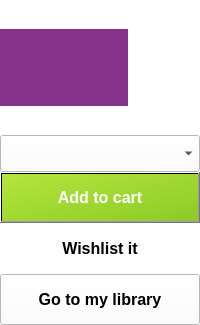
            <widget class="QWidget" name="productPrice" native="true">
             <property name="styleSheet">
              <string notr="true">background: white;
padding: 16px 20px 24px 20px;</string>
             </property>
             <layout class="QGridLayout" name="productPriceLayout">
              <property name="leftMargin">
               <number>0</number>
              </property>
              <property name="topMargin">
               <number>0</number>
              </property>
              <property name="rightMargin">
               <number>0</number>
              </property>
              <property name="bottomMargin">
               <number>0</number>
              </property>
              <property name="spacing">
               <number>0</number>
              </property>
              <item row="1" column="1">
               <widget class="QLabel" name="pricelabel">
                <property name="font">
                 <font>
                  <pointsize>24</pointsize>
                  <bold>true</bold>
                 </font>
                </property>
                <property name="text">
                 <string notr="true"/>
                </property>
               </widget>
              </item>
              <item row="5" column="0" colspan="2">
               <widget class="QPushButton" name="libraryButton">
                <property name="font">
                 <font>
                  <pointsize>12</pointsize>
                  <bold>true</bold>
                 </font>
                </property>
                <property name="styleSheet">
                 <string notr="true">padding: 15px;</string>
                </property>
                <property name="text">
                 <string>Go to my library</string>
                </property>
                <property name="icon">
                 <iconset resource="../resources.qrc">
                  <normaloff>:/icons/list.svg</normaloff>:/icons/list.svg</iconset>
                </property>
               </widget>
              </item>
              <item row="2" column="0" colspan="2">
               <widget class="QComboBox" name="editionsComboBox">
                <property name="font">
                 <font>
                  <pointsize>12</pointsize>
                 </font>
                </property>
                <property name="styleSheet">
                 <string notr="true">padding: 7px 16px;</string>
                </property>
               </widget>
              </item>
              <item row="0" column="1">
               <widget class="QLabel" name="oldPriceLabel">
                <property name="font">
                 <font>
                  <pointsize>12</pointsize>
                  <strikeout>true</strikeout>
                 </font>
                </property>
                <property name="styleSheet">
                 <string notr="true">color: gray;</string>
                </property>
                <property name="text">
                 <string notr="true"/>
                </property>
               </widget>
              </item>
              <item row="4" column="0" colspan="2">
               <widget class="QPushButton" name="wishlistButton">
                <property name="font">
                 <font>
                  <pointsize>12</pointsize>
                  <bold>true</bold>
                 </font>
                </property>
                <property name="styleSheet">
                 <string notr="true">padding: 15px;</string>
                </property>
                <property name="text">
                 <string>Wishlist it</string>
                </property>
                <property name="icon">
                 <iconset resource="../resources.qrc">
                  <normaloff>:/icons/heart.svg</normaloff>:/icons/heart.svg</iconset>
                </property>
                <property name="flat">
                 <bool>true</bool>
                </property>
               </widget>
              </item>
              <item row="3" column="0" colspan="2">
               <widget class="QPushButton" name="cartButton">
                <property name="font">
                 <font>
                  <pointsize>12</pointsize>
                  <bold>true</bold>
                 </font>
                </property>
                <property name="styleSheet">
                 <string notr="true">background-color: qlineargradient(spread:pad, x1:0, y1:0, x2:1, y2:1, stop:0 rgb(180, 230, 60), stop:1 rgb(140, 202, 39)); color: white; padding: 15px;</string>
                </property>
                <property name="text">
                 <string>Add to cart</string>
                </property>
                <property name="icon">
                 <iconset resource="../resources.qrc">
                  <normaloff>:/icons/cart-plus.svg</normaloff>:/icons/cart-plus.svg</iconset>
                </property>
               </widget>
              </item>
              <item row="0" column="0" rowspan="2">
               <widget class="QLabel" name="discountLabel">
                <property name="sizePolicy">
                 <sizepolicy hsizetype="Fixed" vsizetype="Fixed">
                  <horstretch>0</horstretch>
                  <verstretch>0</verstretch>
                 </sizepolicy>
                </property>
                <property name="minimumSize">
                 <size>
                  <width>128</width>
                  <height>55</height>
                 </size>
                </property>
                <property name="font">
                 <font>
                  <pointsize>24</pointsize>
                 </font>
                </property>
                <property name="styleSheet">
                 <string notr="true">background: #86328a; border-radius: 0 5px 5px 0; color: white;</string>
                </property>
                <property name="text">
                 <string/>
                </property>
                <property name="alignment">
                 <set>Qt::AlignmentFlag::AlignCenter</set>
                </property>
               </widget>
              </item>
             </layout>
            </widget>
